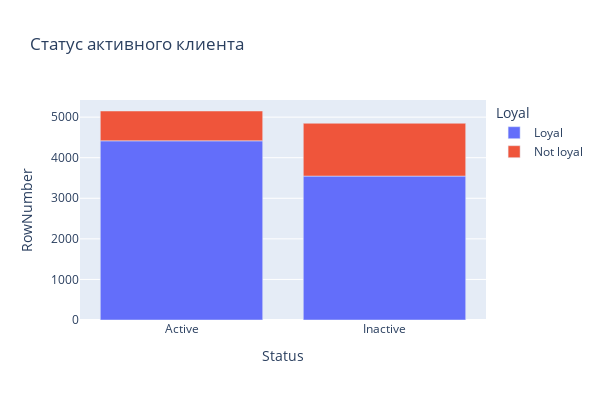

Notebook cell for this chart:
### Markdown cell above
9.8. Как влияет наличие статуса активного клиента на отток клиентов? Постройте диаграмму, иллюстрирующую это. Что бы вы предложили банку, чтобы уменьшить отток клиентов среди неактивных?
______________________________________________________________________________________________________________________________________________________________________________________________

### Code cell
clients_group_6 = churn_df.groupby(['Status', 'Loyal'], as_index=False).count()
px.bar(
    data_frame=clients_group_6,
    x='Status',
    y='RowNumber',
    color='Loyal',
    height=400,
    width=600,
    title='Статус активного клиента'
)

### Figure 1 — Plotly figure (JSON) as saved in the notebook; plotly's stock layout.template omitted (floating-point values rounded to 4 significant figures)
{"data": [{"alignmentgroup": "True", "hovertemplate": "Loyal=Loyal<br>Status=%{x}<br>RowNumber=%{y}<extra></extra>", "legendgroup": "Loyal", "marker": {"color": "#636efa", "pattern": {"shape": ""}}, "name": "Loyal", "offsetgroup": "Loyal", "orientation": "v", "showlegend": true, "textposition": "auto", "type": "bar", "x": ["Active", "Inactive"], "xaxis": "x", "y": [4416, 3547], "yaxis": "y"}, {"alignmentgroup": "True", "hovertemplate": "Loyal=Not loyal<br>Status=%{x}<br>RowNumber=%{y}<extra></extra>", "legendgroup": "Not loyal", "marker": {"color": "#EF553B", "pattern": {"shape": ""}}, "name": "Not loyal", "offsetgroup": "Not loyal", "orientation": "v", "showlegend": true, "textposition": "auto", "type": "bar", "x": ["Active", "Inactive"], "xaxis": "x", "y": [735, 1302], "yaxis": "y"}], "layout": {"barmode": "relative", "height": 400, "legend": {"title": {"text": "Loyal"}, "tracegroupgap": 0}, "title": {"text": "Статус активного клиента"}, "width": 600, "xaxis": {"anchor": "y", "domain": [0, 1], "title": {"text": "Status"}}, "yaxis": {"anchor": "x", "domain": [0, 1], "title": {"text": "RowNumber"}}}}
